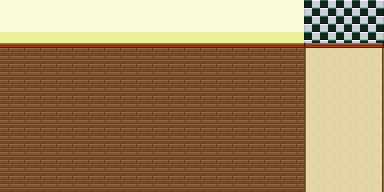

This game map was drawn from its Tiled (.tmx) file and the tilesets committed beside it. A one-line description and the full map source follow:
An orthogonal 24x12 tile map with 16x16 px tiles, 1 tile layer (Tile Layer 1).

<map version="1.0" tiledversion="1.0.1" orientation="orthogonal" renderorder="right-down" width="24" height="12" tilewidth="16" tileheight="16" nextobjectid="1">
 <tileset firstgid="1" source="house.tsx" />
 <layer name="Tile Layer 1" width="24" height="12">
  <data encoding="csv">
1,1,1,2,3,1,2,3,4,4,1,2,3,4,4,4,4,4,4,5,6,5,6,7,
2,3,4,4,4,4,1,2,3,4,4,4,4,4,4,4,4,4,1,5,6,6,6,7,
8,8,8,8,8,8,8,8,8,8,8,8,8,8,8,8,8,8,8,12,13,13,13,14,
15,16,17,18,18,18,18,18,18,18,18,18,18,18,18,18,18,18,18,19,20,20,20,21,
22,23,24,25,25,25,25,25,25,25,25,25,25,25,25,25,25,25,25,26,27,20,27,21,
15,15,15,15,15,15,15,15,15,15,15,15,15,15,15,15,15,15,15,33,34,27,34,28,
15,15,15,16,17,18,18,18,15,15,16,17,18,15,16,17,18,18,15,40,41,34,41,35,
15,16,17,18,18,18,25,25,18,18,18,18,18,18,18,18,18,25,18,19,41,41,34,42,
15,15,15,15,15,15,15,16,17,18,15,15,15,16,17,18,25,25,25,19,41,41,41,21,
22,22,15,15,15,15,15,15,15,15,16,17,18,15,15,15,15,15,16,26,27,41,27,28,
15,15,15,22,22,15,15,15,15,15,15,15,15,15,16,15,16,15,15,33,34,41,34,35,
22,22,22,22,23,15,22,22,22,15,15,22,22,15,15,15,15,15,16,40,41,41,41,42
</data>
 </layer>
</map>